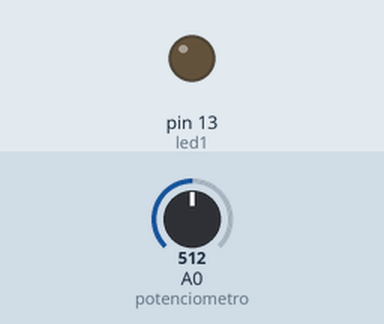
Recording of a sketch running on a simulated Arduino Uno, built with avr-gcc and run on an emulated ATmega328P. Shown: output pins drawn as LEDs (lit = HIGH). Dashed ring = blinking. The test bench sets the inputs (shaded band); at power-on: A0 (potenciometro) = 512.

Above: at 1.2 s.
1.3 s: A0 (potenciometro) set to 1014
2.8 s: A0 (potenciometro) set to 1023
At 3.04 s:
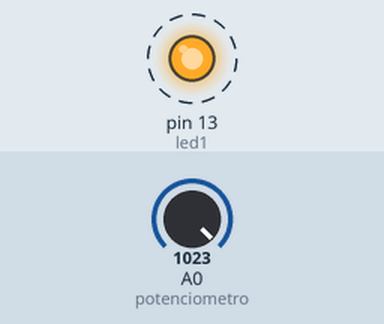
5.8 s: A0 (potenciometro) set to 900
At 5.8 s:
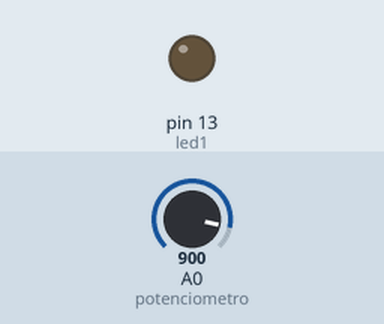
7.3 s: A0 (potenciometro) set to 11
8.9 s: A0 (potenciometro) set to 8
At 33.8 s:
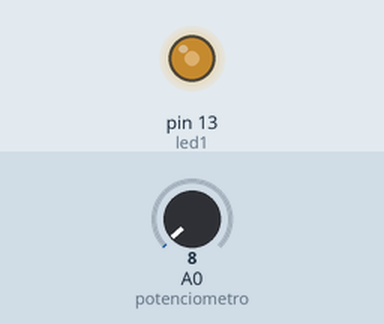
Timing chart, 0 to 34.4 s (numbered marks = the images above; inputs shaded):
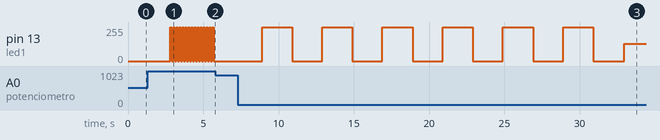

The sketch:

Atividade_7.ino
```cpp
int led1 = 13;
int potenciometro = A0;
int tempoinicial = 0;
int intervalo1 = 2000;
int intervalo2 = 100;
bool estadoled = false;

void setup()
{
  pinMode(led1, OUTPUT);
}

void loop()
{
  	unsigned long leitura = analogRead(potenciometro);
	unsigned long tempoatual = millis();
  	if(tempoatual - tempoinicial >= intervalo1){

      if(leitura < 10){
        digitalWrite(led1, !estadoled);
        estadoled = !estadoled;

       tempoinicial = tempoatual;

}

    }

 	if(leitura >= 1023){

  	if(tempoatual - tempoinicial >= intervalo2){

		digitalWrite(led1, !estadoled);
        estadoled = !estadoled;
	  	tempoinicial = tempoatual;

}
    }
}
```

Measured:
- the behaviour switches between 1022 and 1023 on A0 (potenciometro) (found by bisection; images 0 and 1)
- the behaviour switches between 10 and 9 on A0 (potenciometro) (found by bisection; images 2 and 3)
- after the input at 1.3 s, every drawn part: stays the same
- after the input at 2.8 s, pin 13 (led1): alternates 255/255 for 0.10 s and 0/255 for 0.10 s, starting at once
- after the input at 5.8 s, pin 13 (led1): stops changing and stays 0/255
- after the input at 7.3 s, every drawn part: stays the same
- after the input at 8.9 s, pin 13 (led1): 0/255 → 255/255 at once, then repeats every 4.0 s: 0/255 2.0 s, 255/255 2.0 s
